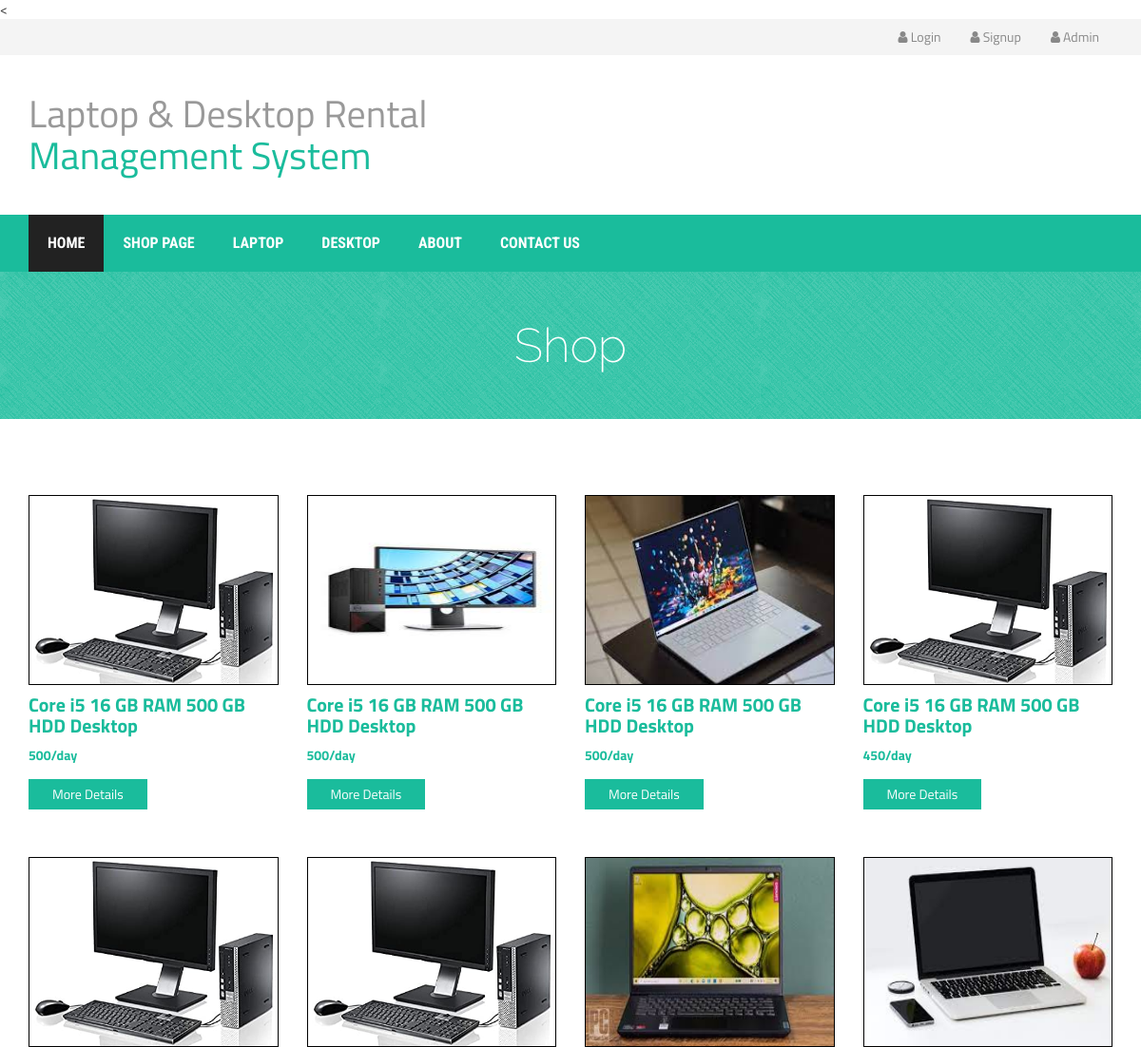
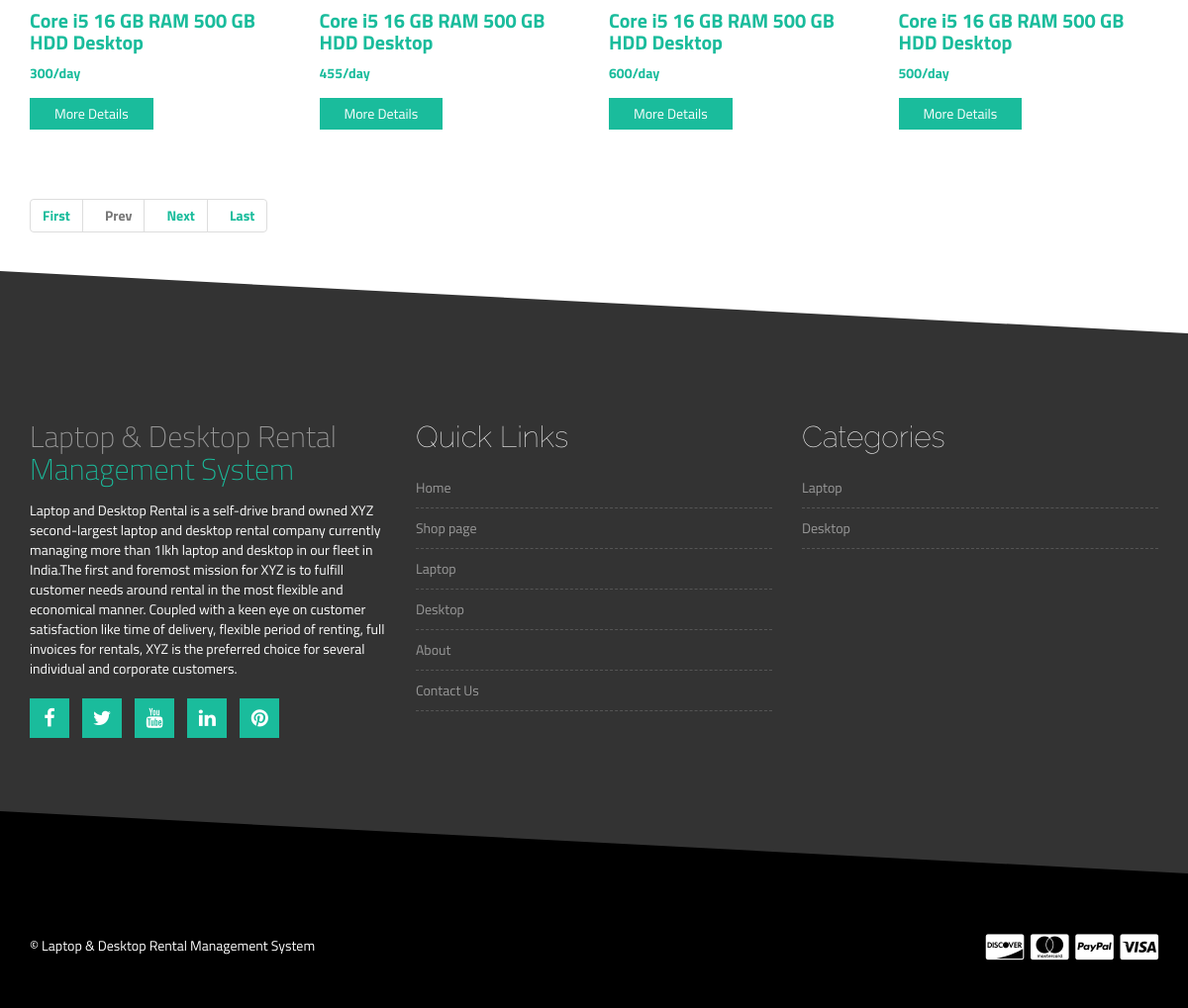
The page /shop.php on the database its author committed (2 pictures, top to bottom).
### tables this page shows
CREATE TABLE `tblproduct` (
  `ID` int(5) NOT NULL,
  `Type` varchar(50) DEFAULT NULL,
  `BrandID` int(5) DEFAULT NULL,
  `ProductName` varchar(250) DEFAULT NULL,
  `Processor` varchar(250) DEFAULT NULL,
  `Screen` varchar(200) DEFAULT NULL,
  `RAM` varchar(100) DEFAULT NULL,
  `Storage` varchar(250) DEFAULT NULL,
  `Charges` varchar(250) DEFAULT NULL,
  `RentalPrice` decimal(10,0) DEFAULT NULL,
  `ProductModel` varchar(250) DEFAULT NULL,
  `ProductDescription` mediumtext DEFAULT NULL,
  `Image` varchar(250) DEFAULT NULL,
  `Image1` varchar(250) DEFAULT NULL,
  `Image2` varchar(250) DEFAULT NULL,
  `Image3` varchar(250) DEFAULT NULL,
  `Image4` varchar(250) DEFAULT NULL,
  `Image5` varchar(250) DEFAULT NULL,
  `CreationDate` timestamp NULL DEFAULT current_timestamp()
);

CREATE TABLE `tblpage` (
  `ID` int(10) NOT NULL,
  `PageType` varchar(200) DEFAULT NULL,
  `PageTitle` mediumtext DEFAULT NULL,
  `PageDescription` mediumtext DEFAULT NULL,
  `Email` varchar(200) DEFAULT NULL,
  `MobileNumber` bigint(10) DEFAULT NULL,
  `UpdationDate` timestamp NOT NULL DEFAULT current_timestamp() ON UPDATE current_timestamp()
);

### shop.php (the view, shortened to what this page needs)
<?php
include('includes/dbconnection.php');
?>
<!DOCTYPE html>
<html lang="en">
  <head>
    <link rel="stylesheet" href="http://maxcdn.bootstrapcdn.com/bootstrap/3.2.0/css/bootstrap.min.css">
    <link rel="stylesheet" href="http://maxcdn.bootstrapcdn.com/font-awesome/4.3.0/css/font-awesome.min.css">
    <link rel="stylesheet" href="css/owl.carousel.css">
    <link rel="stylesheet" href="style.css">
    <link rel="stylesheet" href="css/responsive.css">
  </head>
  <body>
   <?php include_once('includes/header.php');?>
    <div class="product-big-title-area">
        <div class="container">
            <div class="row">
                <div class="col-md-12">
                    <div class="product-bit-title text-center">
                        <h2>Shop</h2>
                    </div>
                </div>
            </div>
        </div>
    </div>
    <div class="single-product-area">
        <div class="zigzag-bottom"></div>
        <div class="container">
            <div class="row">
                <?php
        if (isset($_GET['pageno'])) {
            $pageno = $_GET['pageno'];
        } else {
            $pageno = 1;
        }
        $no_of_records_per_page = 8;
        $offset = ($pageno-1) * $no_of_records_per_page;
        $ret1=mysqli_query($con,"select COUNT(*) from  tblproduct");
$total_rows = mysqli_fetch_array($ret1)[0];
$total_pages = ceil($total_rows / $no_of_records_per_page);
 $query=mysqli_query($con,"select * from tblproduct LIMIT $offset, $no_of_records_per_page");
 while ($row=mysqli_fetch_array($query)) {
 ?>
                <div class="col-md-3 col-sm-6">
                    <div class="single-shop-product">
                        <div class="product-upper">
                            <img src="admin/images/<?php echo $row['Image'];?>" width="300" height='200' style="border:solid 1px #000">
                        </div>
                        <h2><a href="single-product-details.php?viewid=<?php echo $row['ID'];?>"><?php echo $row['ProductName'];?></a></h2>
                        <div class="product-carousel-price">
                            <ins><?php echo $row['RentalPrice'];?>/day</del>
                        </div>
                        <div class="product-option-shop">
                            <a class="add_to_cart_button" data-quantity="1" data-product_sku="" data-product_id="70" rel="nofollow" href="single-product-details.php?viewid=<?php echo $row['ID'];?>">More Details</a>
                        </div>
                    </div>
                </div><?php } ?>
            </div>
            <div class="page-pagi">
                        <nav aria-label="Page navigation example">
                             <ul class="pagination" >
        <li class="page-item"><a class="page-link" href="?pageno=1"><strong>First</strong></a></li>
        <li class="<?php if($pageno <= 1){ echo 'disabled'; } ?>">
            <a class="page-link" href="<?php if($pageno <= 1){ echo '#'; } else { echo "?pageno=".($pageno - 1); } ?>"><strong style="padding-left: 10px">Prev</strong></a>
        </li>
        <li class="<?php if($pageno >= $total_pages){ echo 'disabled'; } ?>">
            <a class="page-link" href="<?php if($pageno >= $total_pages){ echo '#'; } else { echo "?pageno=".($pageno + 1); } ?>"><strong style="padding-left: 10px">Next</strong></a>
        </li>
        <li class="page-item"><a class="page-link"  href="?pageno=<?php echo $total_pages; ?>"><strong style="padding-left: 10px">Last</strong></a></li>
    </ul>
                        </nav>
                    </div>
        </div>
    </div>
<?php include_once('includes/footer.php');?>
  </body>
</html>

### includes/footer.php
<div class="footer-top-area">
        <div class="zigzag-bottom"></div>
        <div class="container">
            <div class="row">
                <div class="col-md-4 col-sm-6">
                    <div class="footer-about-us">
                        <h2>Laptop & Desktop Rental<span>  Management System</span></h2>
                        <?php
 $query=mysqli_query($con,"select * from  tblpage where PageType='aboutus'");
 while ($row=mysqli_fetch_array($query)) {
 ?>
                        <p style="color:#fff !important"><?php  echo $row['PageDescription'];?></p><?php } ?>
                        <div class="footer-social">
                            <a href="#" target="_blank"><i class="fa fa-facebook"></i></a>
                            <a href="#" target="_blank"><i class="fa fa-twitter"></i></a>
                            <a href="#" target="_blank"><i class="fa fa-youtube"></i></a>
                            <a href="#" target="_blank"><i class="fa fa-linkedin"></i></a>
                            <a href="#" target="_blank"><i class="fa fa-pinterest"></i></a>
                        </div>
                    </div>
                </div>
                <div class="col-md-4 col-sm-6">
                    <div class="footer-menu">
                        <h2 class="footer-wid-title">Quick Links </h2>
                        <ul>
                           <li class="active"><a href="index.php">Home</a></li>
                        <li><a href="shop.php">Shop page</a></li>
                        <li><a href="laptop.php">Laptop</a></li>
                        <li><a href="desktop.php">Desktop</a></li>
                        <li><a href="aboutus.php">About</a></li>
                        <li><a href="contactus.php">Contact Us</a></li>
                        </ul>
                    </div>
                </div>
                <div class="col-md-4 col-sm-6">
                    <div class="footer-menu">
                        <h2 class="footer-wid-title">Categories</h2>
                        <ul>
                            <li><a href="laptop.php">Laptop</a></li>
                            <li><a href="desktop.php">Desktop</a></li>
                        </ul>
                    </div>
                </div>
            </div>
        </div>
    </div>
    <div class="footer-bottom-area">
        <div class="container">
            <div class="row">
                <div class="col-md-8">
                    <div class="copyright">
                        <p>&copy; Laptop & Desktop Rental Management System</p>
                    </div>
                </div>
                <div class="col-md-4">
                    <div class="footer-card-icon">
                        <i class="fa fa-cc-discover"></i>
                        <i class="fa fa-cc-mastercard"></i>
                        <i class="fa fa-cc-paypal"></i>
                        <i class="fa fa-cc-visa"></i>
                    </div>
                </div>
            </div>
        </div>
    </div>

### style.css (style rules this page uses)
img { max-width: 100%; }
h1, h2, h3, h4, h5, h6 { font-weight: 700; margin: 0 0 15px; }
body { font-family: "Titillium Web", sans-serif; }
.slider-area, .promo-area, .brands-area, .maincontent-area, .footer-top-area, .product-widget-area, .product-breadcroumb-area, .single-product-area { position: relative; overflow: hidden; }
.zigzag-bottom { background: none repeat scroll 0 0 #1abc9c; bottom: -80px; height: 165px; left: -5%; position: absolute; transform: rotate(3deg); width: 108%; z-index: 9; }
.product-carousel-price ins { color: #1abc9c; font-weight: 700; margin-right: 5px; text-decoration: none; }
.footer-top-area .zigzag-bottom { background: #000; }
.footer-top-area { background: none repeat scroll 0 0 #333; color: #999; padding: 35px 0 180px; }
.footer-bottom-area { background: #000; color: #fff; }
.footer-about-us span { color: #1abc9c; }
.footer-wid-title { font-family: raleway; font-size: 30px; font-weight: 100; color: #fff; }
.footer-about-us h2 { font-weight: 200; }
.footer-menu ul { list-style: outside none none; margin: 0; padding: 0; }
.footer-menu ul li { border-bottom: 1px dashed #555; padding: 5px 0; }
.footer-menu a { display: block; padding: 5px 0; color: #999; }
.footer-social a { background: none repeat scroll 0 0 #1abc9c; color: #fff; display: inline-block; font-size: 20px; height: 40px; margin-bottom: 10px; margin-right: 10px; padding-top: 5px; text-align: center; width: 40px; border: 1px solid #1abc9c; }
.footer-social { margin-top: 20px; }
a { color: #1abc9c; }
.footer-bottom-area { background: none repeat scroll 0 0 #000; color: #fff; padding-bottom: 40px; }
.footer-card-icon { font-size: 30px; text-align: right; }
.copyright > p { margin: 10px 0 0; }
.product-big-title-area { background: url(img/crossword.png) repeat scroll 0 0 #1abc9c; }
.product-bit-title h2 { font-family: raleway; font-size: 50px; font-weight: 200; margin: 0; padding: 50px 0; color: #fff; }
.single-product-area .zigzag-bottom { background-color: #333333; }
.single-product-area { padding: 80px 0 130px; }
.add_to_cart_button { background: none repeat scroll 0 0 #1abc9c; border: medium none; color: #fff; padding: 6px 25px; display: inline-block; }
.single-shop-product h2 { font-size: 20px; margin: 10px 0; }
.product-option-shop { margin-top: 15px; }
.single-shop-product { margin-bottom: 50px; }
.pagination > li > a, .pagination > li > span { color: #1abc9c; }

### rows shown on the page
tblproduct: Image (picture), ProductName "Core i5 16 GB RAM 500 GB HDD Desktop", RentalPrice "500"
tblproduct: Image (picture), ProductName "Core i5 16 GB RAM 500 GB HDD Desktop", RentalPrice "500"
tblproduct: Image (picture), ProductName "Core i5 16 GB RAM 500 GB HDD Desktop", RentalPrice "500"
tblproduct: Image (picture), ProductName "Core i5 16 GB RAM 500 GB HDD Desktop", RentalPrice "450"
tblproduct: Image (picture), ProductName "Core i5 16 GB RAM 500 GB HDD Desktop", RentalPrice "300"
tblproduct: Image (picture), ProductName "Core i5 16 GB RAM 500 GB HDD Desktop", RentalPrice "455"
tblproduct: Image (picture), ProductName "Core i5 16 GB RAM 500 GB HDD Desktop", RentalPrice "600"
tblproduct: Image (picture), ProductName "Core i5 16 GB RAM 500 GB HDD Desktop", RentalPrice "500"
tblpage: PageDescription "Laptop and Desktop Rental is a self-drive brand owned XYZ second-largest laptop and desktop rental company currently managing more than 1lkh laptop and desktop in our fleet in India.The first and foremost mission for XYZ is to fulfill customer needs around rental in the most flexible and economical manner. Coupled with a keen eye on customer satisfaction like time of delivery, flexible period of renting, full invoices for rentals, XYZ is the preferred choice for several individual and corporate customers."
